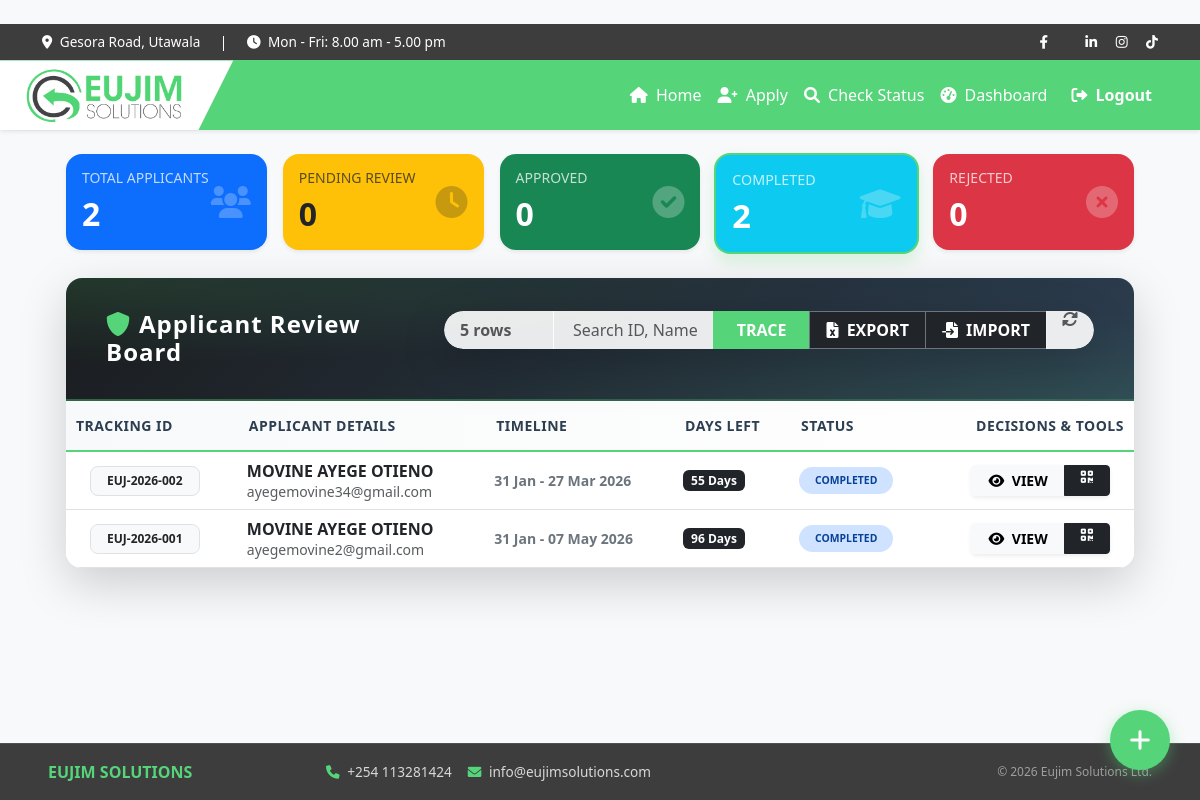
/dashboard/?status=Completed&q=&rows=5 (signed in), run on the app's committed database.
### accounts/models.py (models this page shows, shortened)
class Attachee(models.Model):
    STATUS_CHOICES = [
        ('Pending', 'Pending'),
        ('Approved', 'Approved'),
        ('Rejected', 'Rejected'),
        ('Completed', 'Completed'),
    ]
    first_name = models.CharField(max_length=100)
    last_name = models.CharField(max_length=100)
    national_id_number = models.CharField(max_length=20, unique=True)
    email = models.EmailField()
    phone = models.CharField(max_length=15)
    gender = models.CharField(max_length=10)
    institution = models.CharField(max_length=200)
    date_of_birth = models.DateField(null=True, blank=True)
    start_date = models.DateField()
    end_date = models.DateField()
    id_document = models.FileField(upload_to='documents/ids/')
    intro_letter = models.FileField(upload_to='documents/letters/')
    curriculum_vitae = models.FileField(upload_to='documents/cvs/')
    signed_contract = models.FileField(upload_to='contracts/signed/', null=True, blank=True)
    data_policy_consent = models.BooleanField(default=False)
    terms_consent = models.BooleanField(default=False)
    marketing_consent = models.BooleanField(default=False)
    status = models.CharField(max_length=20, choices=STATUS_CHOICES, default='Pending')
    admin_notes = models.TextField(blank=True, null=True, help_text="Internal notes regarding the application.")
    completion_date = models.DateField(null=True, blank=True)
    tracking_id = models.CharField(max_length=20, unique=True, editable=False)
    created_at = models.DateTimeField(auto_now_add=True)
    def days_remaining(self):
        if self.end_date:
            today = timezone.now().date()
            remaining = (self.end_date - today).days
            return max(0, remaining)
        return 0

### accounts/views.py (the view, shortened to what this page needs)
# urls.py: path('dashboard/', views.dashboard, name='dashboard'),
@user_passes_test(is_admin)
def dashboard(request):
    if request.GET.get('export') == 'true':
        return export_attachees(request)
    search_query = request.GET.get('q', '')
    status_filter = request.GET.get('status', '')
    rows_per_page = request.GET.get('rows', 5)
    attachees_list = Attachee.objects.all().order_by('-created_at')
    if status_filter:
        attachees_list = attachees_list.filter(status=status_filter)
    paginator = Paginator(attachees_list, rows_per_page)
    page_number = request.GET.get('page')
    attachees = paginator.get_page(page_number)
    return render(request, 'accounts/dashboard.html', {
        'attachees': attachees,
        'total': Attachee.objects.count(),
        'pending': Attachee.objects.filter(status='Pending').count(),
        'approved': Attachee.objects.filter(status='Approved').count(),
        'rejected': Attachee.objects.filter(status='Rejected').count(),
        'completed': Attachee.objects.filter(status='Completed').count(),
        'query': search_query,
        'status_filter': status_filter,
        'rows': rows_per_page,
    })

### accounts/views.py (called while the page is built)
def is_admin(user):
    return user.is_superuser

### accounts/templates/accounts/dashboard.html (shortened to what this page needs)
﻿{% extends "accounts/base.html" %}
{% block content %}
<div class="container-fluid mt-4 px-4 animate__animated animate__fadeIn">
    <div class="row mb-4 g-3">
        <div class="col-md">
            <a href="?status=&q={{ query }}&rows={{ rows }}" class="text-decoration-none">
                <div class="card shadow-sm rounded-4 bg-primary text-white p-3 glass-card {% if not status_filter %}filter-active{% endif %}">
                    <div class="d-flex justify-content-between align-items-center">
                        <div><h6 class="text-uppercase small opacity-75">Total Applicants</h6><h2 class="fw-bold mb-0">{{ total }}</h2></div>
                        <i class="fas fa-users fa-2x opacity-25"></i>
                    </div>
                </div>
            </a>
        </div>
        <div class="col-md">
            <a href="?status=Pending&q={{ query }}&rows={{ rows }}" class="text-decoration-none">
                <div class="card shadow-sm rounded-4 bg-warning text-dark p-3 glass-card {% if status_filter == 'Pending' %}filter-active{% endif %}">
                    <div class="d-flex justify-content-between align-items-center">
                        <div><h6 class="text-uppercase small opacity-75">Pending Review</h6><h2 class="fw-bold mb-0">{{ pending }}</h2></div>
                        <i class="fas fa-clock fa-2x opacity-25"></i>
                    </div>
                </div>
            </a>
        </div>
        <div class="col-md">
            <a href="?status=Approved&q={{ query }}&rows={{ rows }}" class="text-decoration-none">
                <div class="card shadow-sm rounded-4 bg-success text-white p-3 glass-card {% if status_filter == 'Approved' %}filter-active{% endif %}">
                    <div class="d-flex justify-content-between align-items-center">
                        <div><h6 class="text-uppercase small opacity-75">Approved</h6><h2 class="fw-bold mb-0">{{ approved }}</h2></div>
                        <i class="fas fa-check-circle fa-2x opacity-25"></i>
                    </div>
                </div>
            </a>
        </div>
        <div class="col-md">
            <a href="?status=Completed&q={{ query }}&rows={{ rows }}" class="text-decoration-none">
                <div class="card shadow-sm rounded-4 bg-info text-white p-3 glass-card {% if status_filter == 'Completed' %}filter-active{% endif %}">
                    <div class="d-flex justify-content-between align-items-center">
                        <div><h6 class="text-uppercase small opacity-75">Completed</h6><h2 class="fw-bold mb-0">{{ completed }}</h2></div>
                        <i class="fas fa-graduation-cap fa-2x opacity-25"></i>
                    </div>
                </div>
            </a>
        </div>
        <div class="col-md">
            <a href="?status=Rejected&q={{ query }}&rows={{ rows }}" class="text-decoration-none">
                <div class="card shadow-sm rounded-4 bg-danger text-white p-3 glass-card {% if status_filter == 'Rejected' %}filter-active{% endif %}">
                    <div class="d-flex justify-content-between align-items-center">
                        <div><h6 class="text-uppercase small opacity-75">Rejected</h6><h2 class="fw-bold mb-0">{{ rejected }}</h2></div>
                        <i class="fas fa-times-circle fa-2x opacity-25"></i>
                    </div>
                </div>
            </a>
        </div>
    </div>
    <div class="card shadow-lg border-0 rounded-4 overflow-hidden">
        <div class="card-header premium-header d-flex flex-column flex-md-row justify-content-between align-items-center gap-3">
            <h4 class="mb-0 fw-bold"><i class="fas fa-shield-alt me-2" style="color: #55D47A;"></i>Applicant Review Board</h4>
            <form method="GET" action="{% url 'dashboard' %}" class="search-container w-100">
                <div class="input-group shadow-lg rounded-pill overflow-hidden border-0">
                    <select name="rows" class="form-select rows-select fw-bold text-muted px-3" style="max-width: 110px;" onchange="this.form.submit()">
                        <option value="5" {% if rows == '5' %}selected{% endif %}>5 rows</option>
                    </select>
                    <input type="text" name="q" class="form-control search-input" placeholder="Search ID, Name or Email..." value="{{ query }}">
                    <button class="btn search-btn px-4" type="submit">TRACE</button>
                    <button type="submit" name="export" value="true" class="btn btn-dark fw-bold border-start border-secondary px-3" title="Export Current View to CSV">
                        <i class="fas fa-file-excel me-1"></i> EXPORT
                    </button>
                    <button type="button" class="btn btn-dark fw-bold border-start border-secondary px-3" onclick="document.getElementById('importInput').click()" title="Import CSV Data">
                        <i class="fas fa-file-import me-1"></i> IMPORT
                    </button>
                    <a href="{% url 'dashboard' %}" class="btn reset-btn px-3" title="Restart / Clear Search"><i class="fas fa-sync-alt text-muted"></i></a>
                </div>
            </form>
        </div>
        <div class="card-body p-0 bg-white">
            <div class="table-responsive">
                <table class="table table-hover align-middle mb-0">
                    <thead class="table-header-bg">
                        <tr class="small text-uppercase">
                            <th class="ps-4">Tracking ID</th>
                            <th>Applicant Details</th>
                            <th>Timeline</th>
                            <th>Days Left</th>
                            <th>Status</th>
                            <th class="text-end pe-4">Decisions & Tools</th>
                        </tr>
                    </thead>
                    <tbody>
                        {% for a in attachees %}
                        <tr>
                            <td class="ps-4">
                                <span class="badge bg-light text-dark border px-3 py-2 rounded-3 fw-bold">{{ a.tracking_id }}</span>
                            </td>
                            <td>
                                <div class="fw-bold text-dark">{{ a.first_name }} {{ a.last_name }}</div>
                                <div class="small text-muted">{{ a.email }}</div>
                            </td>
                            <td>
                                <div class="small fw-bold text-secondary">{{ a.start_date|date:"d M" }} - {{ a.end_date|date:"d M Y" }}</div>
                            </td>
                            <td>
                                <span class="badge {% if a.days_remaining < 7 %}bg-danger{% else %}bg-dark{% endif %} px-2">
                                    {{ a.days_remaining }} Days
                                </span>
                            </td>
                            <td>
                                <span class="badge rounded-pill px-3 py-2 fw-bold text-uppercase {% if a.status == 'Pending' %}status-pending-pulse{% endif %}" style="font-size: 0.65rem;
                                    {% if a.status == 'Approved' %}background-color: #d1e7dd; color: #0f5132;
                                    {% elif a.status == 'Rejected' %}background-color: #f8d7da; color: #842029;
                                    {% elif a.status == 'Completed' %}background-color: #cfe2ff; color: #084298;
                                    {% else %}background-color: #fff3cd; color: #856404;{% endif %}">
                                    {{ a.status }}
                                </span>
                            </td>
                            <td class="text-end pe-4">
                                <div class="btn-group btn-group-pill shadow-sm">
                                    <button class="btn btn-sm btn-light px-3 fw-bold" onclick="openDetail({
                                        id: '{{ a.id }}',
                                        trackingId: '{{ a.tracking_id }}',
                                        firstName: '{{ a.first_name }}',
                                        lastName: '{{ a.last_name }}',
                                        idNum: '{{ a.national_id_number }}',
                                        email: '{{ a.email }}',
                                        phone: '{{ a.phone }}',
                                        gender: '{{ a.gender }}',
                                        institution: '{{ a.institution }}',
                                        startDate: '{{ a.start_date|date:"d M Y" }}',
                                        endDate: '{{ a.end_date|date:"d M Y" }}',
                                        status: '{{ a.status }}',
                                        notes: '{{ a.admin_notes|escapejs }}',
                                        idUrl: '{% if a.id_document %}{{ a.id_document.url }}{% endif %}',
                                        introUrl: '{% if a.intro_letter %}{{ a.intro_letter.url }}{% endif %}',
                                        cvUrl: '{% if a.curriculum_vitae %}{{ a.curriculum_vitae.url }}{% endif %}',
                                        contractUrl: '{% if a.signed_contract %}{{ a.signed_contract.url }}{% endif %}'
                                    })">
                                        <i class="fas fa-eye me-1"></i> VIEW
                                    </button>
                                    {% if a.status == 'Approved' or a.status == 'Completed' %}
                                        <a href="{% url 'download_gate_pass' a.id %}" class="btn btn-sm btn-dark px-3"><i class="fas fa-qrcode"></i></a>
                                    {% endif %}
                                </div>
                            </td>
                        </tr>
                        {% empty %}
                        <tr><td colspan="6" class="text-center py-5 text-muted">No applicants found.</td></tr>
                        {% endfor %}
                    </tbody>
                </table>
            </div>
        </div>
    </div>
</div>
<a href="{% url 'apply' %}" class="fab-add" title="Quick Register Attachee"><i class="fas fa-plus"></i></a>
{% endblock %}

### accounts/templates/accounts/base.html (style rules this page uses)
:root { --eujim-green: #55D47A; --eujim-dark: #3D3D3D; }
html, body { height: 100%; }
body { display: flex; flex-direction: column; }

### accounts/templates/accounts/dashboard.html (style rules this page uses)
.glass-card { transition: all 0.3s ease; border: none !important; }
.search-container { max-width: 650px; }
.rows-select { border-radius: 50px 0 0 50px !important; border: none; cursor: pointer; background: rgba(255,255,255,0.9) !important; }
.search-input { border-radius: 0 !important; border: none; padding-left: 20px; background: rgba(255,255,255,0.9) !important; }
.search-btn { border-radius: 0 !important; font-weight: bold; padding: 0 20px; background-color: #55D47A !important; color: white !important; border: none !important; }
.reset-btn { border-radius: 0 50px 50px 0 !important; font-weight: bold; padding: 0 20px; background: rgba(255,255,255,0.9) !important; border: none !important; }
.filter-active { border: 2px solid #55D47A !important; transform: scale(1.02); box-shadow: 0 8px 15px rgba(85, 212, 122, 0.2) !important; }
.premium-header { background-color: #1a1a1a; background-image: radial-gradient(at 0% 0%, rgba(85, 212, 122, 0.15) 0px, transparent 50%), radial-gradient(at 100% 100%, rgba(85, 212, 122, 0.1) 0px, transparent 50%), linear-gradient(135deg, #1a1c1e 0%, #2c3e50 100%); border-bottom: 2px solid rgba(85, 212, 122, 0.3) !important; padding: 2rem 2.5rem !important; }
.premium-header h4 { color: white !important; letter-spacing: 1px; }
.table-header-bg { background: linear-gradient(to right, #f8f9fa, #ffffff) !important; border-bottom: 2px solid #55D47A !important; }
.table-header-bg th { color: #2c3e50 !important; font-weight: 800 !important; letter-spacing: 0.5px; padding: 15px 10px !important; background: transparent !important; }
.fab-add { position: fixed; bottom: 30px; right: 30px; width: 60px; height: 60px; background-color: #55D47A; color: white; border-radius: 50%; display: flex; align-items: center; justify-content: center; font-size: 24px; box-shadow: 0 4px 15px rgba(85, 212, 122, 0.4); transition: all 0.3s ease; z-index: 1000; text-decoration: none; }

### data on the page
Attachee: tracking_id "EUJ-2026-002", first_name "MOVINE AYEGE", last_name "OTIENO", email "ayegemovine34@gmail.com", start_date "31 Jan", end_date "27 Mar 2026", days_remaining "55", status "COMPLETED"
Attachee: tracking_id "EUJ-2026-001", first_name "MOVINE AYEGE", last_name "OTIENO", email "ayegemovine2@gmail.com", start_date "31 Jan", end_date "07 May 2026", days_remaining "96", status "COMPLETED"

### other printed values
{{ total }} "2"
{{ pending }} "0"
{{ approved }} "0"
{{ completed }} "2"
{{ rejected }} "0"
